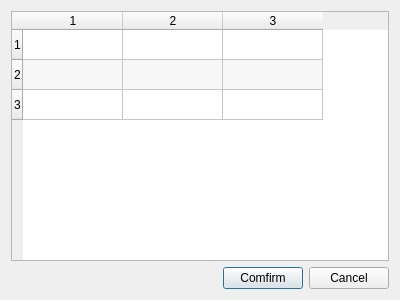
<?xml version="1.0" encoding="UTF-8"?>
<ui version="4.0">
 <class>DialogMatrixInput</class>
 <widget class="QDialog" name="DialogMatrixInput">
  <property name="geometry">
   <rect>
    <x>0</x>
    <y>0</y>
    <width>400</width>
    <height>300</height>
   </rect>
  </property>
  <property name="windowTitle">
   <string>Set Value</string>
  </property>
  <layout class="QVBoxLayout" name="verticalLayout">
   <item>
    <widget class="QTableWidget" name="tableData">
     <property name="editTriggers">
      <set>QAbstractItemView::AllEditTriggers</set>
     </property>
     <property name="dragEnabled">
      <bool>true</bool>
     </property>
     <property name="alternatingRowColors">
      <bool>true</bool>
     </property>
     <property name="rowCount">
      <number>3</number>
     </property>
     <property name="columnCount">
      <number>3</number>
     </property>
     <row/>
     <row/>
     <row/>
     <column/>
     <column/>
     <column/>
    </widget>
   </item>
   <item>
    <layout class="QHBoxLayout" name="horizontalLayout">
     <item>
      <spacer name="horizontalSpacer">
       <property name="orientation">
        <enum>Qt::Horizontal</enum>
       </property>
       <property name="sizeHint" stdset="0">
        <size>
         <width>40</width>
         <height>20</height>
        </size>
       </property>
      </spacer>
     </item>
     <item>
      <widget class="QPushButton" name="buttonConfirm">
       <property name="text">
        <string>Comfirm</string>
       </property>
       <property name="default">
        <bool>true</bool>
       </property>
      </widget>
     </item>
     <item>
      <widget class="QPushButton" name="buttonCancel">
       <property name="text">
        <string>Cancel</string>
       </property>
      </widget>
     </item>
    </layout>
   </item>
  </layout>
 </widget>
 <resources/>
 <connections/>
</ui>
